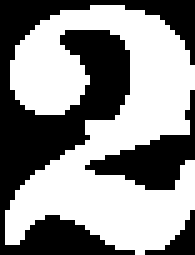
#> input picture Training/training_sets/set1/2_0.bmp, 39 x 51 px (shown 5 times larger)
$ python -i Utility.py   (imports and definitions only)
#> lines starting #> are read from the running program, lines starting #| are printed output that depends on the picture; after the words box and inside, x2 and y2 are one past the last pixel; in counts of white or black regions, pixels touching at a corner belong together
from commonfunctions import *
from Segment import *
from Features import *

#Functions collections
'''
1- General functions
2- Preproccessing functions
3- Line thickness, space and removal functions
4- Segmentation functions
5- NoteHeads Functions
6- Classif.
7- Calling functions(Req For main)
'''
#****************************************************General Functions*********************************************************

# [17 lines left out: function addToFreqArr, not called in this run]


#*****************************************************************************************************************************#
#****************************************************Preproccessing Functions*************************************************
def getRotationAngle(image):
    edges =canny(image, sigma=1)
    hough_lines = probabilistic_hough_line(edges)
    slopes=[]
    for line in hough_lines:
        p1,p2=line
        if(p2[0]!=p1[0]):
            slopes.append((p2[1] -p1[1])/(p2[0] - p1[0]))

    deg_angles = np.degrees(np.arctan(slopes))

    histo = histogram(deg_angles, nbins=180)

    rotationAngle = histo[1][np.argmax(histo[0])]
    if(int(rotationAngle)==0):
        return 0
    if(int(rotationAngle)<0):
        rotationAngle=rotationAngle+180.0
    return rotationAngle

# [31 lines left out: function crop, not called in this run]


def preproccessing(image):
    angle = getRotationAngle(image)
    rotatedImage = rotate(image, angle,cval=0.7,resize=True)
    imageCopy=np.copy(rotatedImage)
    thresh = threshold_sauvola(imageCopy, window_size=125)
    binary = np.where(imageCopy <= thresh , 1,0)
    if(angle!=0):
        binary = binary_dilation(binary, np.ones((2,8)))
        scanned = False
    else:
        scanned = True
    return binary,scanned,rotatedImage
#*****************************************************************************************************************************#
#****************************************************Line Functions***********************************************************

#take only top 5 lines
rleSize=11
maxNumberOfChanges=5

# [206 lines left out: functions calcRLE, formAndGetMostRepetedPair, getLineThicknessSpacing_Col, getLineThicknessSpacing_FullImage, groupLines, formLineGroups and 3 more, not called in this run]
#*****************************************************************************************************************************#
#****************************************************Segmentation Functions***************************************************
circlesMergeThreshold = 5
noteheadsRatioThreshold = 1.8
numberOfVotesToDelete = 2

selement = [[0, 0, 1, 1, 1, 0, 0],
            [0, 1, 0, 0, 0, 1, 0],
            [1, 0, 0, 0, 0, 0, 1],
            [1, 0, 0, 0, 0, 0, 1],
            [1, 0, 0, 0, 0, 0, 1],
            [0, 1, 0, 0, 0, 1, 0],
            [0, 0, 1, 1, 1, 0, 0]]
selement2=[[1,1,1],
           [1,1,1],
           [1,1,1]]

# [461 lines left out: functions FillPolygon, SegmentImage, SaveSegments, SegmentBeaming, MergeHalfCircles, connectCircles and 20 more, not called in this run]

#*****************************************************************************************************************************#
#****************************************************Classif Functions***************************************************
path_to_dataset = [r'./segments/classify/new/']
outputPathFeatures ='./features.txt'
outputPathLabels= './labels.txt'
target_img_size = (32, 32) # fix image size because classification algorithms THAT WE WILL USE HERE expect that
# [23 lines left out: functions get_OCR_V, get_OCR_H, not called in this run]

def get_ratio(image):
    return image.shape[0]/lineSpace

# [178 lines left out: functions extract_segments_ones, readFeatures, train_KNN, getShape, getQuad, sortAllNotes and 1 more, not called in this run]

########################################################################################################
#Processess calling
def imagePreproccessing(image_original):
    if(image_original.all()<=1):
        temp=np.copy(image_original*255)
    else:
        temp=np.copy(image_original)
    scanned=True
    ones=np.sum(temp[:,:] >= 200)
    zeros=np.sum(temp[:,:] <= 20)
    if(ones+zeros<image_original.shape[0]*image_original.shape[1]*0.9):
        scanned = False
        #Resize
        r1 = image_original.shape[0] / 1700
        r2 = image_original.shape[1] / 1700
        r=max(r1,r2)
        if(r > 1):
            image = resize(image_original, (image_original.shape[0]//r, image_original.shape[1]//r))

    image = np.copy(image_original)
    image,_,rotatedImage= preproccessing(image)
    #image,newScanned = crop(image,rotatedImage)
    return image,scanned,rotatedImage

# [235 lines left out: functions imageLineGroups, removeStaffLines, getImageSegments, divideSegments, classifySymbols, getDots and 2 more, not called in this run]

>>> import cv2
>>> picture = cv2.imread('Training/training_sets/set1/2_0.bmp', cv2.IMREAD_GRAYSCALE)
#> picture: shape (51, 39); 55.4% white; 3 black regions, box (x1, y1, x2, y2) and area: (0, 0, 39, 51) 701, (17, 18, 39, 38) 152, (29, 42, 39, 51) 34
>>> result = imagePreproccessing(picture)
#> in imagePreproccessing, `ones=np.sum(temp[:,:] >= 200)`: ones = 0
#> in imagePreproccessing, `zeros=np.sum(temp[:,:] <= 20)`: zeros = 1989
#> in getRotationAngle, `edges =canny(image, sigma=1)`:
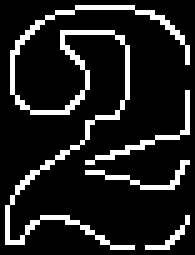
#> edges: shape (51, 39) bool (shown 5 times larger); 13.3% white in thin lines or dots
#> in getRotationAngle, `hough_lines = probabilistic_hough_line(edges)`: hough_lines = []
#> in getRotationAngle, `deg_angles = np.degrees(np.arctan(slopes))`: deg_angles = empty array
#> in getRotationAngle, `rotationAngle = histo[1][np.argmax(histo[0])]`: rotationAngle = 0.00278
#> in preproccessing, `angle = getRotationAngle(image)`: angle = 0
#> in preproccessing, `thresh = threshold_sauvola(imageCopy, window_size=125)`:
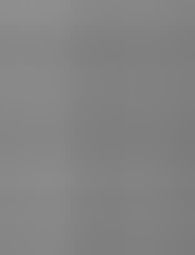
#> thresh: shape (51, 39) float64 (shown 5 times larger); min 0.486, max 0.561, mean 0.517
